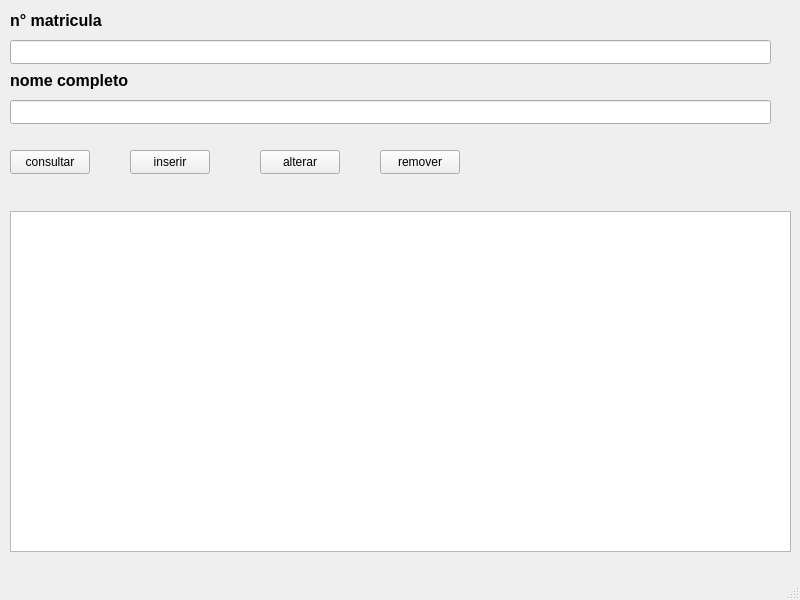
<?xml version="1.0" encoding="UTF-8"?>
<ui version="4.0">
 <class>MainWindow</class>
 <widget class="QMainWindow" name="MainWindow">
  <property name="geometry">
   <rect>
    <x>0</x>
    <y>0</y>
    <width>800</width>
    <height>600</height>
   </rect>
  </property>
  <property name="windowTitle">
   <string>Atividade 13</string>
  </property>
  <widget class="QWidget" name="centralwidget">
   <widget class="QTableWidget" name="tableWidget_saida_dados">
    <property name="geometry">
     <rect>
      <x>10</x>
      <y>211</y>
      <width>781</width>
      <height>341</height>
     </rect>
    </property>
   </widget>
   <widget class="QLineEdit" name="lineEdit_matricula">
    <property name="geometry">
     <rect>
      <x>10</x>
      <y>40</y>
      <width>761</width>
      <height>24</height>
     </rect>
    </property>
   </widget>
   <widget class="QLabel" name="label">
    <property name="geometry">
     <rect>
      <x>10</x>
      <y>10</y>
      <width>101</width>
      <height>21</height>
     </rect>
    </property>
    <property name="text">
     <string>&lt;html&gt;&lt;head/&gt;&lt;body&gt;&lt;p&gt;&lt;span style=&quot; font-size:12pt; font-weight:600;&quot;&gt;n° matricula&lt;/span&gt;&lt;/p&gt;&lt;/body&gt;&lt;/html&gt;</string>
    </property>
   </widget>
   <widget class="QLineEdit" name="lineEdit_nomeCompleto">
    <property name="geometry">
     <rect>
      <x>10</x>
      <y>100</y>
      <width>761</width>
      <height>24</height>
     </rect>
    </property>
   </widget>
   <widget class="QLabel" name="label_2">
    <property name="geometry">
     <rect>
      <x>10</x>
      <y>70</y>
      <width>121</width>
      <height>21</height>
     </rect>
    </property>
    <property name="text">
     <string>&lt;html&gt;&lt;head/&gt;&lt;body&gt;&lt;p&gt;&lt;span style=&quot; font-size:12pt; font-weight:600;&quot;&gt;nome completo&lt;/span&gt;&lt;/p&gt;&lt;/body&gt;&lt;/html&gt;</string>
    </property>
   </widget>
   <widget class="QPushButton" name="pushButton_inserir">
    <property name="geometry">
     <rect>
      <x>130</x>
      <y>150</y>
      <width>80</width>
      <height>24</height>
     </rect>
    </property>
    <property name="text">
     <string>inserir</string>
    </property>
   </widget>
   <widget class="QPushButton" name="pushButton_consultar">
    <property name="geometry">
     <rect>
      <x>10</x>
      <y>150</y>
      <width>80</width>
      <height>24</height>
     </rect>
    </property>
    <property name="text">
     <string>consultar</string>
    </property>
   </widget>
   <widget class="QPushButton" name="pushButton_alterar">
    <property name="geometry">
     <rect>
      <x>260</x>
      <y>150</y>
      <width>80</width>
      <height>24</height>
     </rect>
    </property>
    <property name="text">
     <string>alterar</string>
    </property>
   </widget>
   <widget class="QPushButton" name="pushButton_remover">
    <property name="geometry">
     <rect>
      <x>380</x>
      <y>150</y>
      <width>80</width>
      <height>24</height>
     </rect>
    </property>
    <property name="text">
     <string>remover</string>
    </property>
   </widget>
  </widget>
  <widget class="QMenuBar" name="menubar">
   <property name="geometry">
    <rect>
     <x>0</x>
     <y>0</y>
     <width>800</width>
     <height>21</height>
    </rect>
   </property>
  </widget>
  <widget class="QStatusBar" name="statusbar"/>
 </widget>
 <tabstops>
  <tabstop>lineEdit_matricula</tabstop>
  <tabstop>lineEdit_nomeCompleto</tabstop>
  <tabstop>pushButton_consultar</tabstop>
  <tabstop>pushButton_inserir</tabstop>
  <tabstop>pushButton_alterar</tabstop>
  <tabstop>pushButton_remover</tabstop>
  <tabstop>tableWidget_saida_dados</tabstop>
 </tabstops>
 <resources/>
 <connections/>
</ui>
